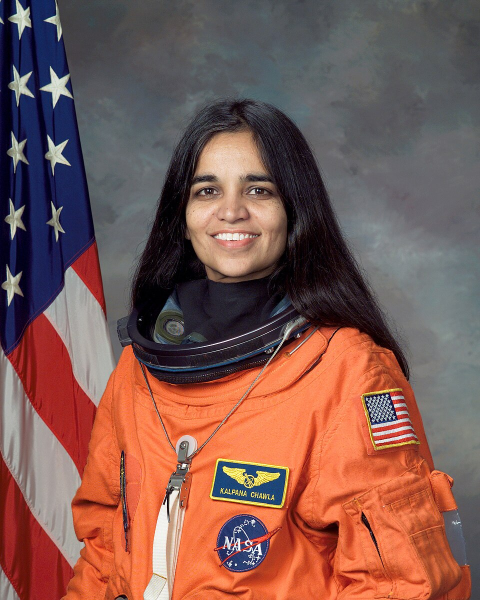
#> input picture services/engine/samples/faces/chawla.jpg, 960 x 1200 px (shown at 1/2 size); its folder holds 4 pictures in this run
$ python reuse_perceptual.test.py
#> lines starting #> are read from the running program, lines starting #| are printed output that depends on the picture
"""Calibración del hash perceptual del detector de reutilización, sobre
transformaciones REALES (recompresión y reescalado JPEG) de imágenes de prueba.

Reimplementa el MISMO pHash/dHash que src/lib/reuse.ts y lo verifica contra un
valor de referencia fijado desde el TS (para que no diverjan). Luego mide la
distancia de Hamming tras cada transformación y documenta qué detecta y qué no.

  services/engine/.venv/bin/python apps/web/tests/reuse_perceptual.test.py

Necesita Pillow y numpy (el venv del motor los trae).
"""
import math
import sys
from pathlib import Path

try:
    import numpy as np
    from PIL import Image
except ImportError as exc:
    print(f"SKIP: falta una dependencia ({exc.name}). Usa el venv del motor: "
          "services/engine/.venv/bin/python " + __file__)
    sys.exit(0)

# Valores fijados desde la implementación TS (node --experimental-strip-types).
PHASH_RAMP = "aa6eaae98254aaf4"
DHASH_RAMP = "0808101121424284"
PHASH_HIGH, PHASH_POSSIBLE, DHASH_HIGH = 10, 18, 12  # deben coincidir con reuse.ts


def bits_to_hex(bits):
    v = 0
    for b in bits:
        v = (v << 1) | (1 if b else 0)
    return format(v, "016x")


def hamming(a, b):
    return bin(int(a, 16) ^ int(b, 16)).count("1")


def dct1d(vec):
    N = len(vec)
    out = np.zeros(N)
    for k in range(N):
        out[k] = sum(vec[n] * math.cos((math.pi / N) * (n + 0.5) * k) for n in range(N))
    return out


def phash_from_gray32(gray):  # gray: lista row-major de 1024
    N = 32
    m = np.array(gray, dtype=float).reshape(N, N)
    rows = np.array([dct1d(m[y]) for y in range(N)])
    cols = [dct1d(rows[:, x]) for x in range(N)]  # cols[u][v] = dct1d(rows[:,u])[v], igual que el TS
    low = [cols[u][v] for u in range(8) for v in range(8)]
    s = sorted(low)
    median = (s[31] + s[32]) / 2
    return bits_to_hex([1 if c > median else 0 for c in low])


def dhash_from_gray9x8(gray):  # gray: lista row-major de 72 (ancho 9, alto 8)
    W = 9
    bits = [1 if gray[y * W + x] > gray[y * W + x + 1] else 0 for y in range(8) for x in range(8)]
    return bits_to_hex(bits)


def phash_img(img):
    g = np.asarray(img.convert("L").resize((32, 32), Image.BILINEAR), dtype=float).flatten().tolist()
    return phash_from_gray32(g)


def dhash_img(img):
    g = np.asarray(img.convert("L").resize((9, 8), Image.BILINEAR), dtype=float).flatten().tolist()
    return dhash_from_gray9x8(g)


def jpeg(img, q):
    import io
    b = io.BytesIO()
    img.convert("RGB").save(b, "JPEG", quality=q)
    return Image.open(io.BytesIO(b.getvalue()))


def main():
    # 1) Comprobación cruzada con el TS sobre una matriz determinista.
    g32 = [(x * 53 + y * 31) % 256 for y in range(32) for x in range(32)]
    g98 = [(x * 53 + y * 31) % 256 for y in range(8) for x in range(9)]
    assert phash_from_gray32(g32) == PHASH_RAMP, f"pHash diverge del TS: {phash_from_gray32(g32)} != {PHASH_RAMP}"
    assert dhash_from_gray9x8(g98) == DHASH_RAMP, f"dHash diverge del TS: {dhash_from_gray9x8(g98)} != {DHASH_RAMP}"
    print("OK: la reimplementación coincide bit a bit con el TS.")

    faces = sorted((Path(__file__).resolve().parents[3] / "services/engine/samples/faces").glob("*.jpg"))
    if len(faces) < 3:
        print("SKIP: no hay suficientes imágenes de prueba en samples/faces.")
        return

    imgs = [Image.open(f).convert("RGB") for f in faces[:6]]
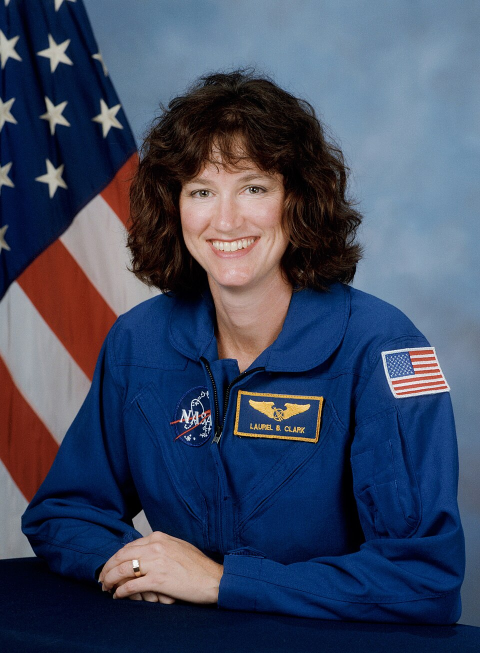
#> input picture services/engine/samples/faces/clark.jpg, 960 x 1306 px (shown at 1/2 size)
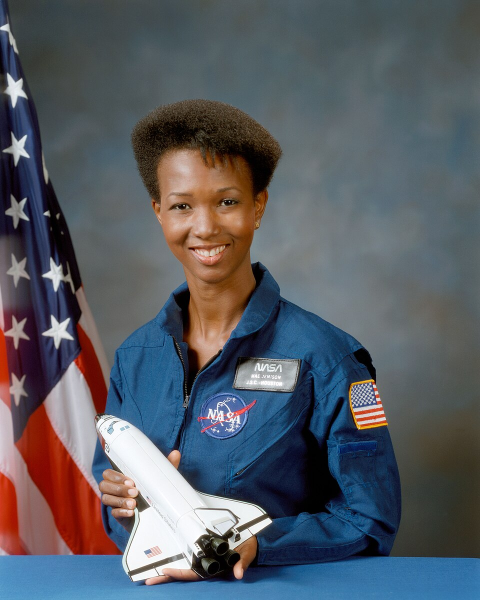
#> input picture services/engine/samples/faces/jemison.jpg, 960 x 1200 px (shown at 1/2 size)
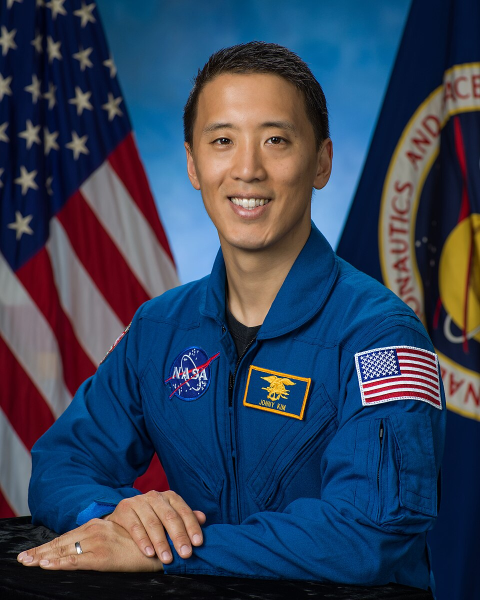
#> input picture services/engine/samples/faces/kim.jpg, 960 x 1200 px (shown at 1/2 size)
#> imgs = 4 items
    base_p = [phash_img(im) for im in imgs]
#> in phash_img, `g = np.asarray(img.convert("L").resize((32, 32), Image.BILINEAR), dtyp..`: g = 1024 values, max 215 at index 1002, min 6 at index 490, mean 99.53
#> in phash_from_gray32 (call 4), `m = np.array(gray, dtype=float).reshape(N, N)`:
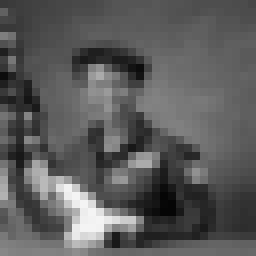
#> m: shape (32, 32) float64 (shown 8 times larger); min 4, max 245, mean 90.8
#> in phash_from_gray32 (call 4), `rows = np.array([dct1d(m[y]) for y in range(N)])`:
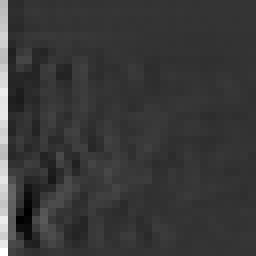
#> rows: shape (32, 32) float64 (shown 8 times larger); min -945.4, max 3677, mean 90.8; drawn with min black and max white
#> in phash_from_gray32 (call 4), `low = [cols[u][v] for u in range(8) for v in range(8)]`: low = 64 values, max 93013 at index 0, min -7365.9 at index 9, mean 1231.6
#> in phash_from_gray32 (call 4), `s = sorted(low)`: s = 64 values from -7365.9 to 93013
#> in phash_from_gray32 (call 4), `median = (s[31] + s[32]) / 2`: median = 335.4
#> in phash_from_gray32 (call 5), `m = np.array(gray, dtype=float).reshape(N, N)`:
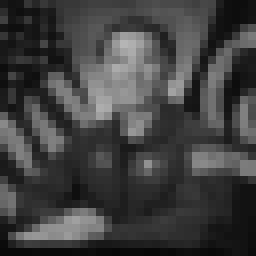
#> m: shape (32, 32) float64 (shown 8 times larger); min 7, max 182, mean 64.2
#> in phash_from_gray32 (call 5), `rows = np.array([dct1d(m[y]) for y in range(N)])`:
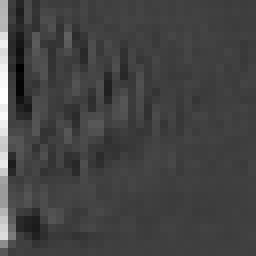
#> rows: shape (32, 32) float64 (shown 8 times larger); min -929.5, max 2773, mean 55.1; drawn with min black and max white
#> in phash_from_gray32 (call 5), `low = [cols[u][v] for u in range(8) for v in range(8)]`: low = 64 values, max 65765 at index 0, min -7776.8 at index 16, mean 769.4
#> in phash_from_gray32 (call 5), `s = sorted(low)`: s = 64 values from -7776.8 to 65765
#> in phash_from_gray32 (call 5), `median = (s[31] + s[32]) / 2`: median = -87.62
#> base_p = ['b63559334666323e', 'dd1d901a9fe130dc', '8eb4125a39adadb4', 'c5ad1873d0c73c95']
    base_d = [dhash_img(im) for im in imgs]
#> in dhash_img, `g = np.asarray(img.convert("L").resize((9, 8), Image.BILINEAR), dtype=..`: g = 72 values, max 160 at index 66, min 39 at index 32, mean 99.56
#> base_d = ['032a296960a61b19', '1331496cecc4bc1e', '0763131321693898', '1b0a0f1ce9c5b337']

    def dist_after(transform):
        ds = []
        for im, bp in zip(imgs, base_p):
            ds.append(hamming(bp, phash_img(transform(im))))
        return ds

    # 2) Transformaciones: media y máximo de la distancia pHash sobre las imágenes.
    cases = {
        "JPEG q90": lambda im: jpeg(im, 90),
        "JPEG q60": lambda im: jpeg(im, 60),
        "JPEG q40": lambda im: jpeg(im, 40),
        "reescala 50%": lambda im: im.resize((im.width // 2, im.height // 2), Image.LANCZOS),
        "reescala 150%": lambda im: im.resize((int(im.width * 1.5), int(im.height * 1.5)), Image.LANCZOS),
        "recorte 5%": lambda im: im.crop((int(im.width * 0.05), int(im.height * 0.05), int(im.width * 0.95), int(im.height * 0.95))),
        "recorte 20%": lambda im: im.crop((int(im.width * 0.2), int(im.height * 0.2), int(im.width * 0.8), int(im.height * 0.8))),
        "rotación 3°": lambda im: im.rotate(3, expand=True, fillcolor=(127, 127, 127)),
    }
    print(f"\nCalibración sobre {len(imgs)} retratos (distancia pHash /64, menor = más parecido):")
#| Calibración sobre 4 retratos (distancia pHash /64, menor = más parecido):
    print(f"{'transformación':<16} {'media':>6} {'máx':>5}   detectado (≤ posible={PHASH_POSSIBLE})")
    results = {}
    for name, fn in cases.items():
        ds = dist_after(fn)
        results[name] = (sum(ds) / len(ds), max(ds))
        det = "sí" if max(ds) <= PHASH_POSSIBLE else ("parcial" if min(ds) <= PHASH_POSSIBLE else "NO")
        print(f"{name:<16} {results[name][0]:>6.1f} {results[name][1]:>5}   {det}")
#> this loop made 8 passes

    # 3) Falsos positivos: distancia entre imágenes DISTINTAS.
    cross = [hamming(base_p[i], base_p[j]) for i in range(len(imgs)) for j in range(i + 1, len(imgs))]
    print(f"\nEntre imágenes distintas: distancia pHash mín {min(cross)}, media {sum(cross)/len(cross):.1f} (debe ser alta)")
#| Entre imágenes distintas: distancia pHash mín 24, media 27.3 (debe ser alta)

    # --- Aserciones honestas: lo que el método SÍ detecta ---
    assert results["JPEG q60"][1] <= PHASH_HIGH, "la recompresión JPEG debería mantener distancia pequeña"
    assert results["JPEG q40"][1] <= PHASH_POSSIBLE, "JPEG q40 debería seguir siendo detectable"
    assert results["reescala 50%"][1] <= PHASH_POSSIBLE, "el reescalado debería ser detectable"
    assert results["reescala 150%"][1] <= PHASH_POSSIBLE, "el reescalado debería ser detectable"
    assert min(cross) > PHASH_POSSIBLE, "imágenes distintas NO deberían coincidir (sin falsos positivos)"
    # --- Limitación documentada: recorte fuerte y rotación NO se detectan ---
    assert results["recorte 20%"][1] > PHASH_POSSIBLE, "se esperaba que el recorte fuerte NO se detectara (limitación)"

    print("\nRESULTADO: OK — recompresión y reescalado se detectan; recortes fuertes y "
          "rotaciones NO (limitación documentada); sin falsos positivos entre distintas.")


if __name__ == "__main__":
    main()
